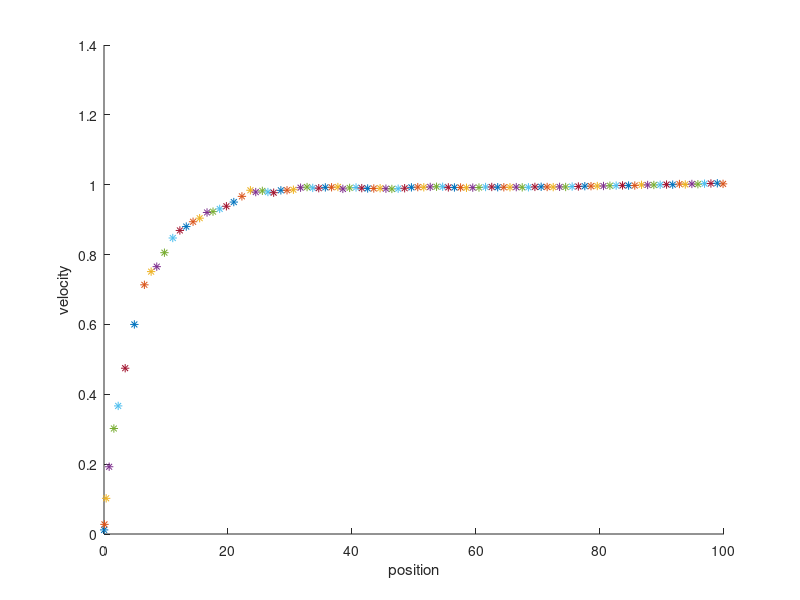

The MATLAB script that drew this image:
clc;
close all;
clear;

Z = (1:100);
noise = randn(1,100);
Z = Z + noise;

% % 初始化
X = [0, 0]';
F = [1 1; 0 1];
P = [1 0; 0 1];
Q = [0.0001 0; 0 0.0001];
% Q = [0.01 0; 0 0.01];
H = [1 0];
% R = 1;
R = 100;

figure;
hold on;



for i = 1:100

% 状态预测
    X_ = F*X;
    P_ = F*P*F' + Q;
% 状态更新    
    K = P_*H'/(H*P_*H'+R);
    innov(i) = Z(i) - H*X_;
    X = X_ + K*innov(i);
    P = (eye(2) - K*H)*P_;

    plot(X(1), X(2), '*');

end


xlabel('position');
ylabel('velocity');


